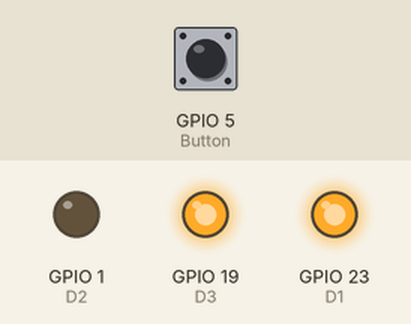
The sketch below on a simulated ESP32. On the bench: output pins drawn as LEDs (lit = HIGH). Inputs (shaded band) come from the test bench; at power-on: GPIO 5 (Button) LOW. Random numbers use the default seed unless the sketch sets one; pins used as bus, display or sensor lines are not drawn.

Above: at 0.1 s.
At 12.1 s:
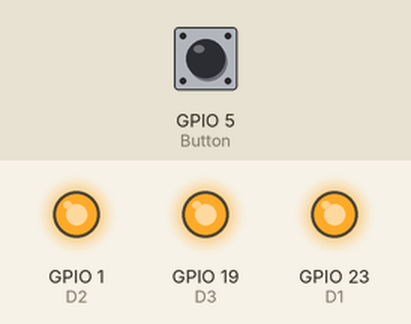
At 15.1 s:
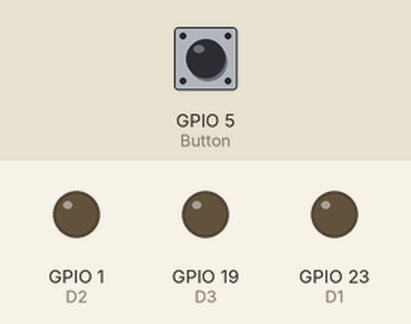
At 39.1 s:
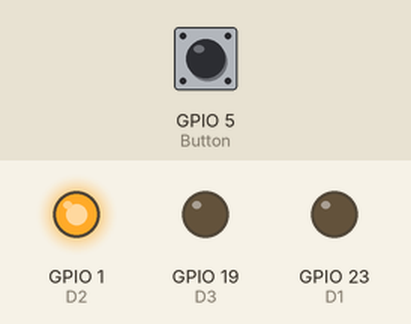
Timing chart, 0 to 40.0 s (numbered marks = the images above):
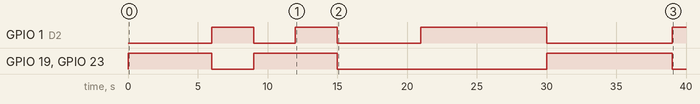

The sketch:

DICE.ino
```cpp
/****************************************************************
 *                LED DICE
 *                ========
 *
 * In this program 7 LEDs are connected in to the ESP32 Devkitc
 * to simulate the faces of a dice. In addition, a push-button
 * switch is used. When the switch is pressed, a random number
 * is generated between 1 and 6 and the LEDs are turned ON to
 * indicate the number as if it is a real dice. The LEDs display
 * the number for 3 seconds and then turn OFF to indicate that
 * the system is ready so that the user can press the button
 * again if desired.
 *
 * The connections of the LEDs and the push-button switch are
 * as follows:
 *
 * D1: GPIO23, D2: GPIO1, D3: GPIO19, D4: GPIO21, D5: GPIO22
 * D6: GPIO3,  D7: GPIO18
 * Push button switch: GPIO5
 *
 *
 * Program: DICE
 * Date   : July, 2017
 **************************************************************/
#define Button 5
#define D1 23
#define D5 22
#define D2 1
#define D6 3
#define D4 21
#define D3 19
#define D7 18
int LEDs[] = {23, 22, 1, 3, 21, 19, 18};

//
// Configure the LEDs as outputs, and the Button as input
//
void setup()
{
   for(int i = 0; i < 7; i++)
   {
     pinMode(LEDs[i], OUTPUT);
   }
   pinMode(Button, INPUT);
   randomSeed(10);

}

//
// Turn all LEDs OFF
//
void ALL_OFF()
{
   for(int i = 0; i < 7; i++)
   {
     digitalWrite(LEDs[i], LOW);
   }
}

//
// Turn OFF all LEDS so that the system is ready to accept a
// new button press. Wait until the Button is pressed. Then,
// generate a random number between 1 and 6. Turn ON the
// appropriate LEDs to display the number as a real dice face.
// The program displays the number for 3 seconds and then all
// the LEDs are turned OFF, ready for the next button press.
//
void loop()
{
   ALL_OFF();                             // Turn OFF all LEDs
   while(digitalRead(Button) == 1);       // Wait for Button pressed
   int dice = random(1, 7);               // Generate a random number

   switch (dice)
   {
    case 1:                               // Number 1
      digitalWrite(D4, HIGH);             // Turn ON D4
      break;
    case 2:                               // Number 2
      digitalWrite(D2, HIGH);             // Turn ON D2,D6
      digitalWrite(D6, HIGH);
      break;
    case 3:                               // Number 3
      digitalWrite(D2, HIGH);             // Turn ON D2,D4,D6
      digitalWrite(D4, HIGH);
      digitalWrite(D6, HIGH);
      break;
    case 4:                               // Number 4
      digitalWrite(D1, HIGH);             // Turn ON D1,D3,D5,D7
      digitalWrite(D3, HIGH);
      digitalWrite(D5, HIGH);
      digitalWrite(D7, HIGH);
      break;
    case 5:                               // Number 5
      digitalWrite(D1, HIGH);             // Turn ON D1,D3,D4,D5,D7
      digitalWrite(D3, HIGH);
      digitalWrite(D4, HIGH);
      digitalWrite(D5, HIGH);
      digitalWrite(D7, HIGH);
      break;
    case 6:                               // Number 6
      digitalWrite(D1, HIGH);             // Turn ON D1,D2,D3,D5,D6,D7
      digitalWrite(D2, HIGH);
      digitalWrite(D3, HIGH);
      digitalWrite(D5, HIGH);
      digitalWrite(D6, HIGH);
      digitalWrite(D7, HIGH);
      break;
   }
   delay(3000);                           // Display for 3 seconds
}
```

Measured:
- by itself, GPIO 1 (D2): goes HIGH 3.0 s, LOW 3.0 s, HIGH 3.0 s, LOW 6.0 s, HIGH 9.0 s, LOW 9.0 s, then HIGH
- by itself, GPIO 19 (D3), GPIO 23 (D1): goes HIGH 6.0 s, LOW 3.0 s, HIGH 6.0 s, LOW 15.0 s, HIGH 9.0 s, then LOW
